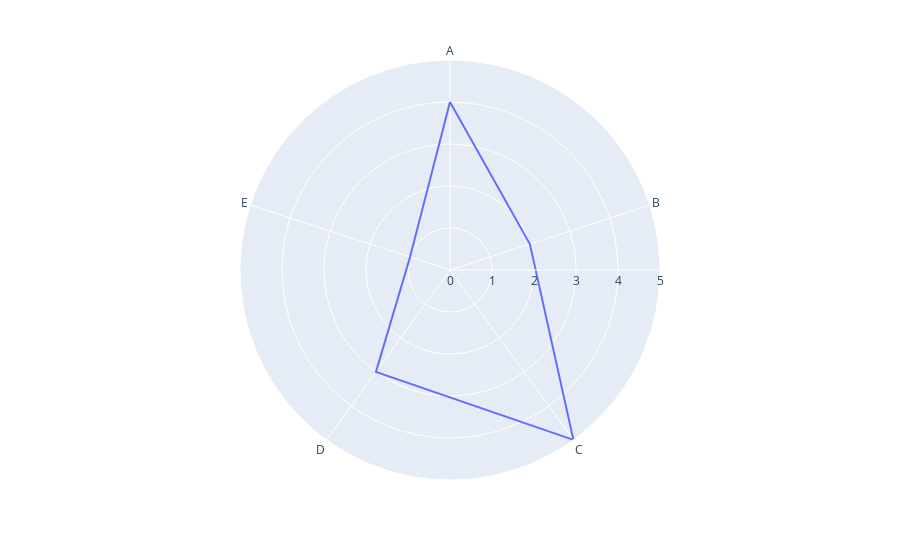

Notebook code cell kept with this figure:
### Code cell
import plotly.express as px
import pandas as pd

# Sample data
data = {
    'Category': ['A', 'B', 'C', 'D', 'E'],
    'Value': [4, 2, 5, 3, 1]
}

# Create a DataFrame
df = pd.DataFrame(data)

# Plot radar graph
fig = px.line_polar(df, r='Value', theta='Category', line_close=True)

# Show the plot
fig.show()

### Figure 1 — Plotly figure (JSON) as saved in the notebook; plotly's stock layout.template omitted (floating-point values rounded to 4 significant figures)
{"data": [{"hovertemplate": "Value=%{r}<br>Category=%{theta}<extra></extra>", "legendgroup": "", "line": {"color": "#636efa", "dash": "solid"}, "marker": {"symbol": "circle"}, "mode": "lines", "name": "", "r": [4, 2, 5, 3, 1, 4], "showlegend": false, "subplot": "polar", "theta": ["A", "B", "C", "D", "E", "A"], "type": "scatterpolar"}], "layout": {"legend": {"tracegroupgap": 0}, "margin": {"t": 60}, "polar": {"angularaxis": {"direction": "clockwise", "rotation": 90}, "domain": {"x": [0, 1], "y": [0, 1]}}}}
